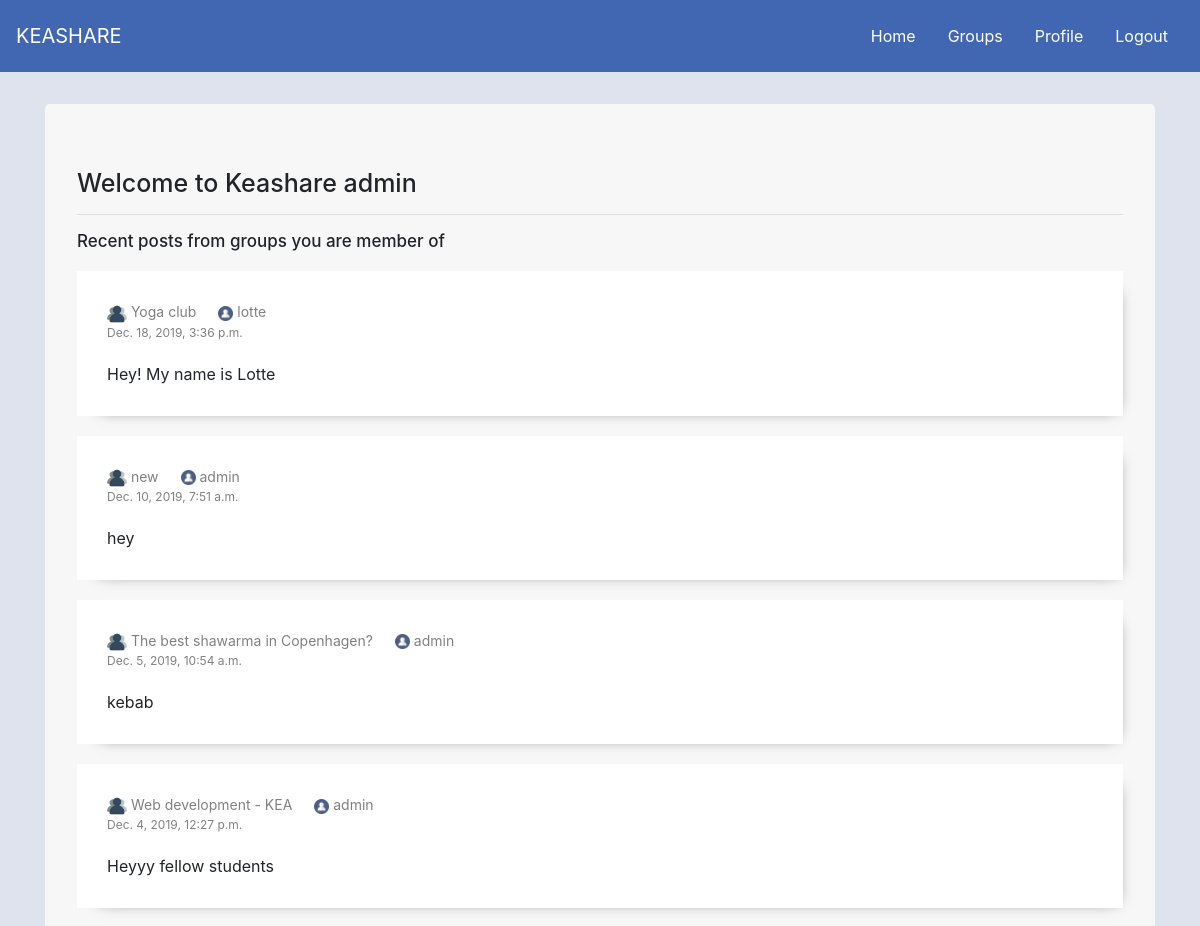
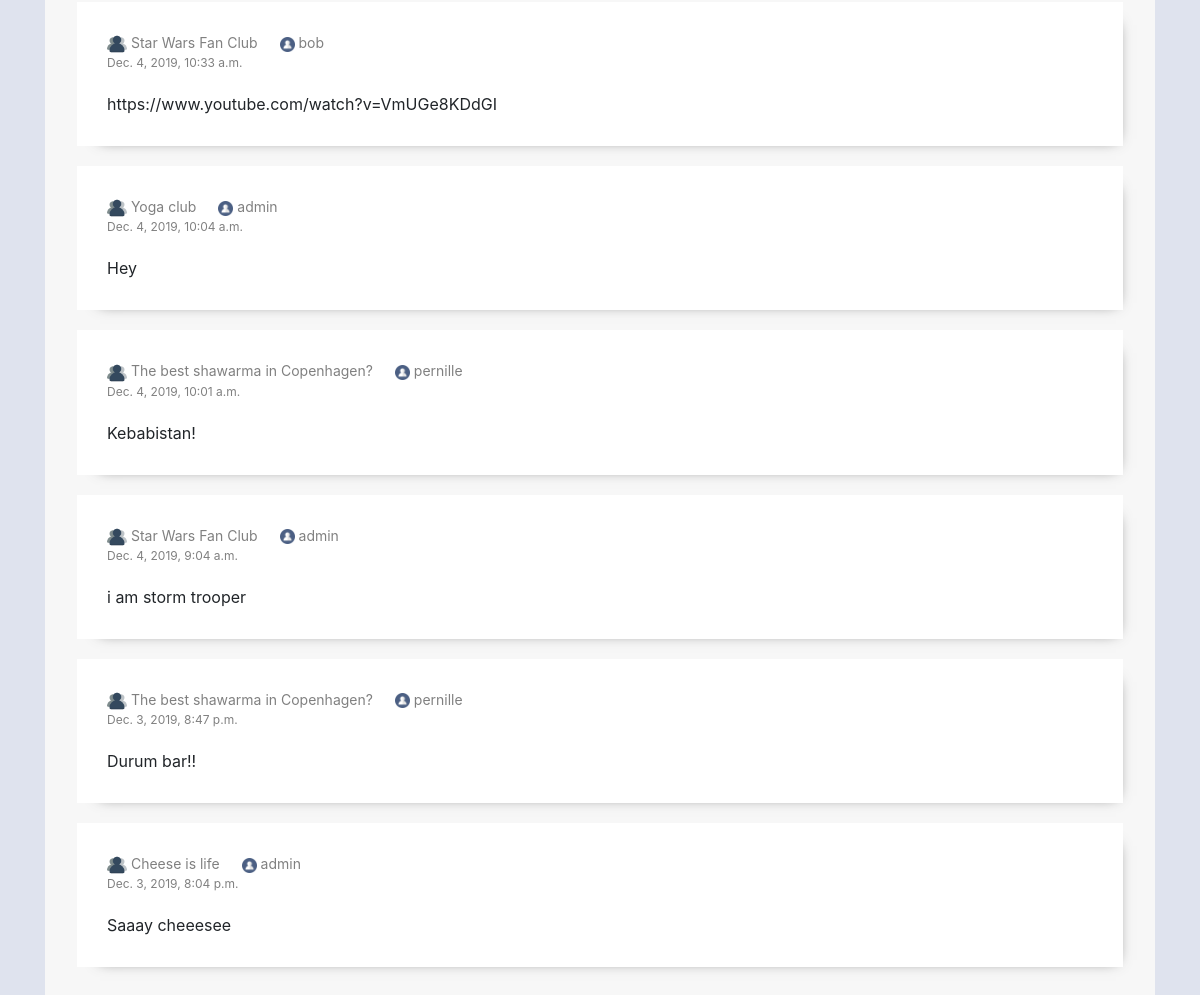
The page /keashare/ (signed in) on the database as committed earlier (2 pictures, top to bottom).
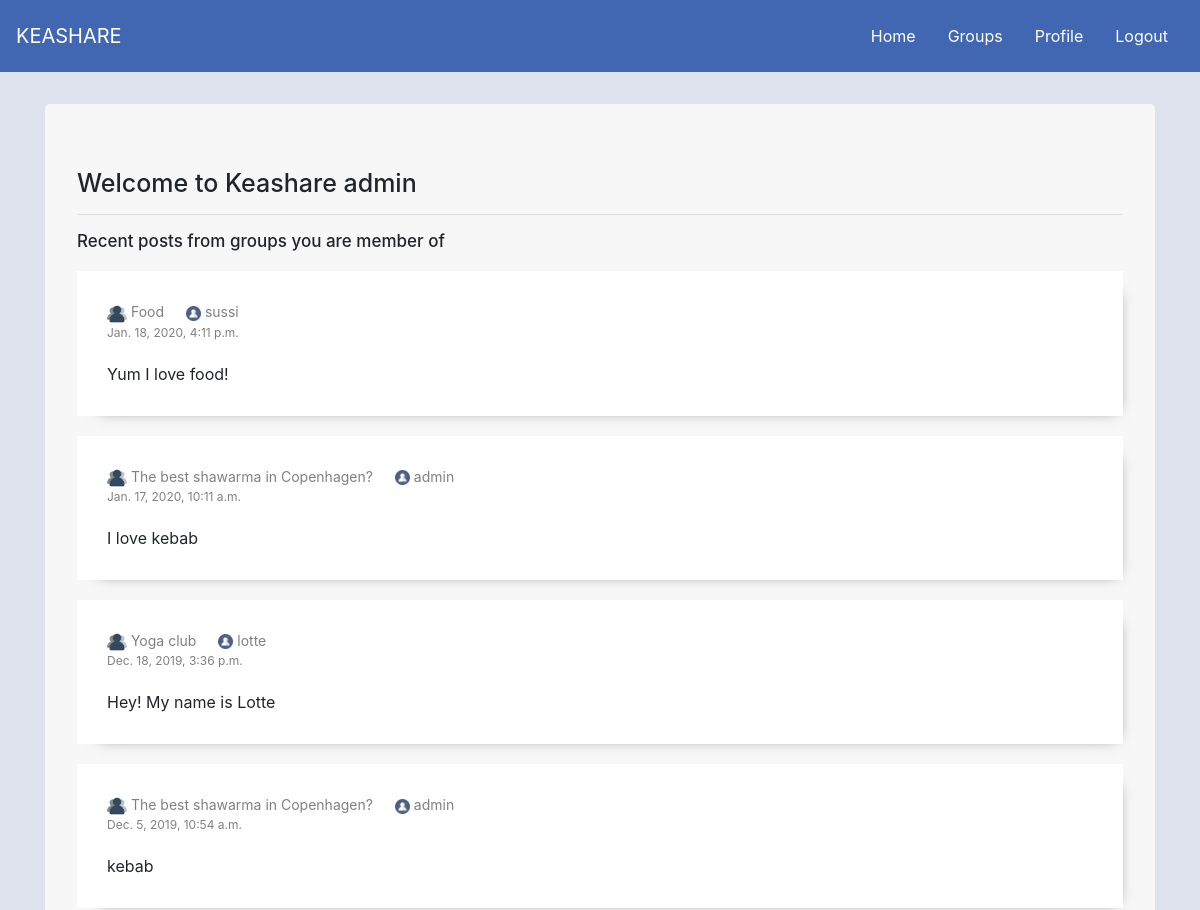
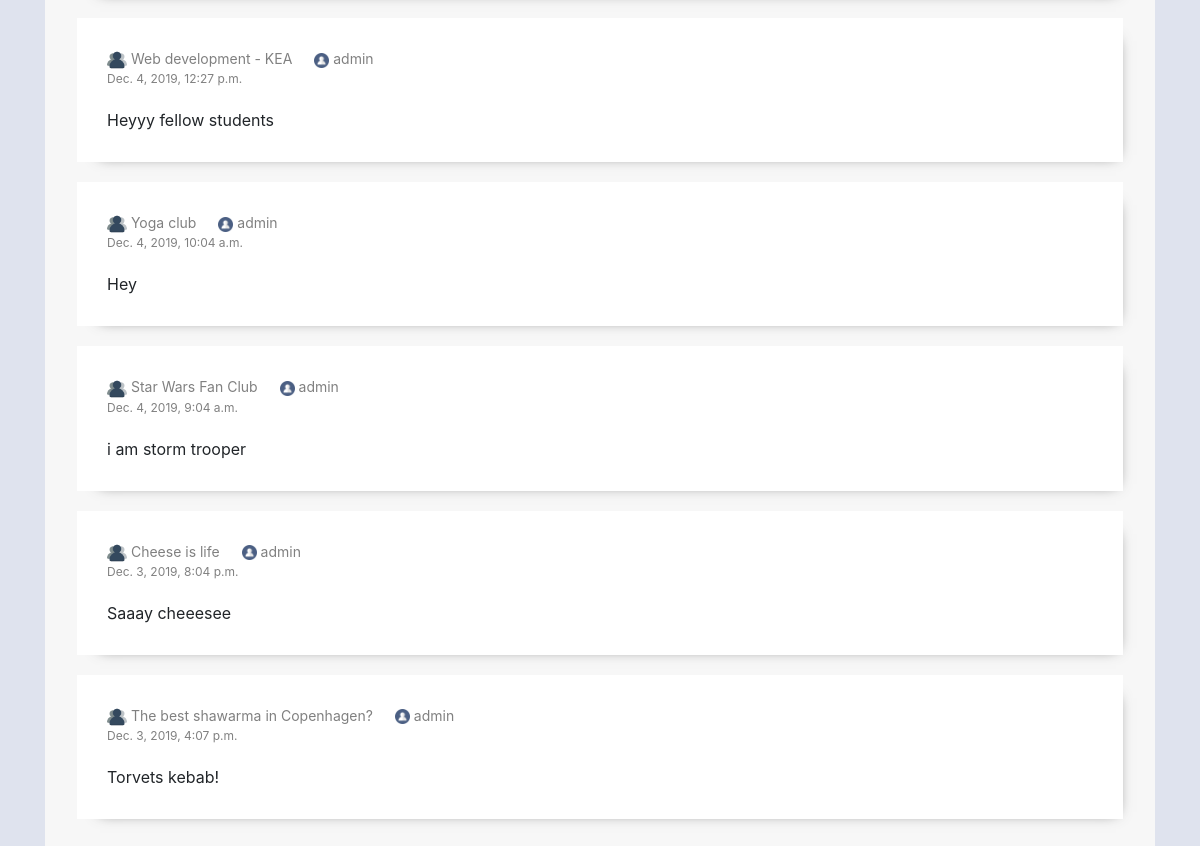
The same page on the database as committed later (2 pictures, top to bottom).
### keashareapp/models.py (models this page shows, shortened)
class Post(models.Model):
    user = models.ForeignKey(User, on_delete=models.CASCADE)
    created = models.DateTimeField(auto_now_add=True)
    group = models.ForeignKey(AppGroup, on_delete=models.CASCADE)
    last_updated = models.DateTimeField(auto_now=True)
    text = models.TextField()

class AppGroup(models.Model):
    owner = models.ForeignKey(User, on_delete=models.CASCADE, related_name='owners')
    users = models.ManyToManyField(User) # members
    name = models.CharField(max_length=200)
    description = models.TextField()

### keashareapp/views.py (the view)
# urls.py: path('', views.index, name='index'),
def index(request):
    user = request.user
    if request.method == 'GET':
        user_groups = models.AppGroup.objects.filter(users__username__contains=user.username)
        posts = models.Post.objects.filter(group__in=user_groups).order_by('-created')[:10] # show correct posts, order-by, limit
        context = {
            'user': user,
            'posts': posts,
            'user_groups': user_groups
        }
        return render(request, 'keashareapp/index.html', context=context)

### keashareapp/templates/keashareapp/index.html (shortened to what this page needs)
{% extends 'base.html' %}
{% load static %}
{% block body %}
<div class="container">
    <div class="jumbotron">
        <h1>Welcome to Keashare {{ user.username }}</h1>
        <hr>
        <h4>Recent posts from groups you are member of</h4>
        {% for post in posts %}
        <div class="post">
            <div class="group-post-by">
                <img class="groups-icon" src="{% static 'groups-icon.png' %}">
                {{ post.group.name }}
                <img class="user-icon" src="{% static 'user-icon.png' %}">
                {{ post.user }}
            </div>
            <div class="group-post-created">{{ post.created }}</div>
            <div class="group-post-text">{{ post.text }}</div>
        </div>
        {% endfor %}
    </div>
</div>
{% endblock %}

Rows that differ between the two databases and show on the page:
removed Post: group.name "new", user "admin", created "Dec. 10, 2019, 7:51 a.m.", text "hey"
removed Post: group.name "Star Wars Fan Club", user "bob", created "Dec. 4, 2019, 10:33 a.m.", text "https://www.youtube.com/watch?v=VmUGe8KDdGI"
removed Post: group.name "The best shawarma in Copenhagen?", user "pernille", created "Dec. 4, 2019, 10:01 a.m.", text "Kebabistan!"
removed Post: group.name "The best shawarma in Copenhagen?", user "pernille", created "Dec. 3, 2019, 8:47 p.m.", text "Durum bar!!"
added Post: group.name "Food", user "sussi", created "Jan. 18, 2020, 4:11 p.m.", text "Yum I love food!"
added Post: group.name "The best shawarma in Copenhagen?", user "admin", created "Jan. 17, 2020, 10:11 a.m.", text "I love kebab"
now on this page (row unchanged): Post: group.name "The best shawarma in Copenhagen?", user "admin", created "Dec. 3, 2019, 4:07 p.m.", text "Torvets kebab!"
